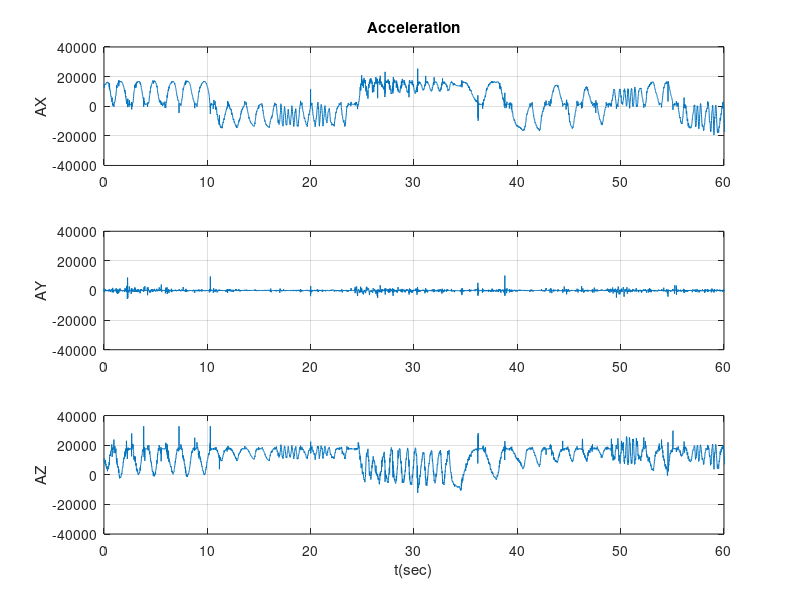
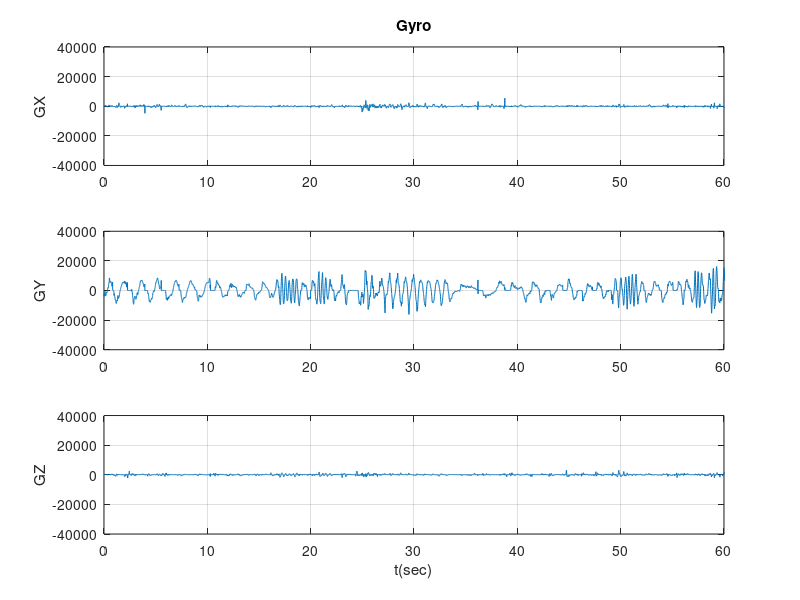
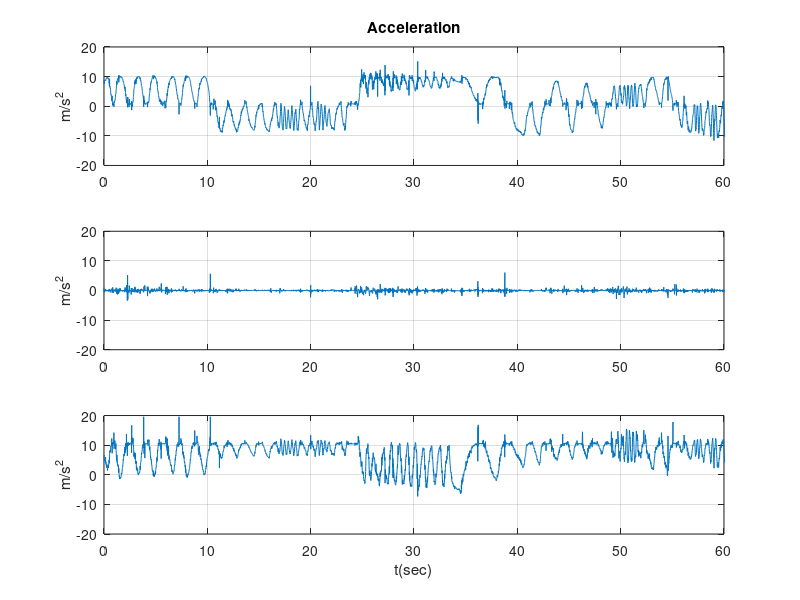
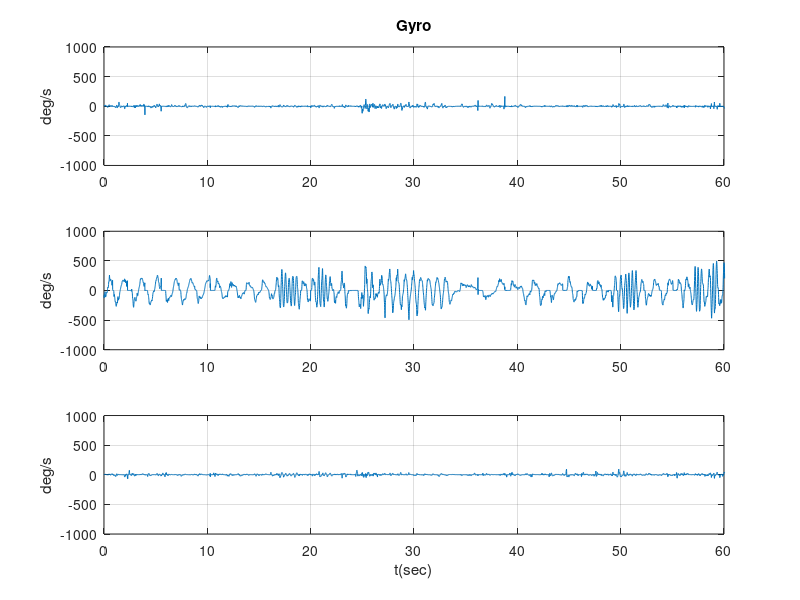

Here is the MATLAB script that generated these plots, in order: (Note: this script raises an error after producing the figures.)
clear;

load('SensData.mat');		% t, ax, ay, az, gx, gy, gz
% Acceleration Sensor Sensitivity: max 2G
% Gyro Sensor Sensitivity: max 1000 degree per sec


N = size(t, 1);
dt = t(2) - t(1);


figure(1);
subplot(311);
plot(t, ax);
grid on;
axis([0 60 -40000 40000]);
ylabel('AX');
title('Acceleration');

subplot(312);
plot(t, ay);
grid on;
axis([0 60 -40000 40000]);
ylabel('AY');

subplot(313);
plot(t, az);
grid on;
axis([0 60 -40000 40000]);
ylabel('AZ');
xlabel('t(sec)');


figure(2);
subplot(311);
plot(t, gx);
grid on;
axis([0 60 -40000 40000]);
ylabel('GX');
title('Gyro');

subplot(312);
plot(t, gy);
grid on;
axis([0 60 -40000 40000]);
ylabel('GY');

subplot(313);
plot(t, gz);
grid on;
axis([0 60 -40000 40000]);
ylabel('GZ');
xlabel('t(sec)');

%% 1 Scaling considering sensor sensitivity and word length(16 bits signed integer)


accel = 0.00059814453125;  % 2G / 2^15 
gyro = 0.030517578125;    % 1000 / 2^15 deg/s 기준

ax_s = zeros(N, 1);
ay_s = zeros(N, 1);
az_s = zeros(N, 1);
gx_s = zeros(N, 1);
gy_s = zeros(N, 1);
gz_s = zeros(N, 1);

for i = 1:N % loop for scaling
    ax_s(i) = ax(i) * accel;
    ay_s(i) = ay(i) * accel;
    az_s(i) = az(i) * accel;
    
    gx_s(i) = gx(i) * gyro;
    gy_s(i) = gy(i) * gyro;
    gz_s(i) = gz(i) * gyro;
end

figure(3);
subplot(311);
plot(t, ax_s);
grid on;
axis([0 60 -20 20]);
ylabel('m/s^2');
title('Acceleration');

subplot(312);
plot(t, ay_s);
grid on;
axis([0 60 -20 20]);
ylabel('m/s^2');

subplot(313);
plot(t, az_s);
grid on;
axis([0 60 -20 20]);
ylabel('m/s^2');
xlabel('t(sec)');


figure(4);
subplot(311);
plot(t, gx_s);
grid on;
axis([0 60 -1000 1000]);
ylabel('deg/s');
title('Gyro');

subplot(312);
plot(t, gy_s);
grid on;
axis([0 60 -1000 1000]);
ylabel('deg/s');

subplot(313);
plot(t, gz_s);
grid on;
axis([0 60 -1000 1000]);
ylabel('deg/s');
xlabel('t(sec)');

%% 2. Get angles from Acceleration Sensor and Gyro Sensor, respectively.

gy_theta = zeros(N, 1); % angle from Gyro y
gy_tmp = 0;
ac_theta = atan2(-ax, az) * (180/pi);
for i = 1:N
    gy_theta(i) = gy_tmp + gy_s(i) * dt; % deg
    gy_tmp = gy_theta(i);
end

% figure(5);
% subplot(211);
% plot(t, ac_theta);
% grid on;
% axis([0 60 -180 180]);
% ylabel('deg');
% title('Angle from Accel y');

% subplot(212);
% plot(t, gy_theta);
% grid on;
% axis([0 60 -180 180]);
% ylabel('deg');
% xlabel('t(sec)');
% title('Angle from gyro y');

%% 3 Sensor Fusion ( Complementary filter )

wc = 2 * 0.3 * pi;
hpf = tf([1 0], [1 wc]);
lpf = tf([0 wc], [1 wc]);
dhpf = c2d(hpf, dt, 'tustin');
dlpf = c2d(lpf, dt, 'tustin');

gyro_y = directFormI(hpf, gy_theta, dt, -50);
ac_y = directFormI(lpf, ac_theta, dt);

y = gyro_y + ac_y;

% figure(8);
% plot(t, y);
% grid on;
% axis([0 60 -180 180]);
% ylabel('deg');
% xlabel('t(sec)');
% title('Complementary Filter Angle');

ts_gyro = timeseries(gy_s, t);
ts_accel = timeseries(ac_theta, t); % for simulink


%% fft
% figure(9);
% Y = fft(ac_theta);
% T = dt;
% Fs = 1/T;
% L = N;
% P2 = abs(Y/L);
% P1 = P2(1:L/2+1);
% P1(2:end-1) = 2*P1(2:end-1);
% f = Fs*(0:(L/2))/L;
% semilogx(f, P1);
% xlabel('Frequency (Hz)');
% ylabel('|P1(f)|');
% title('Single-Sided Amplitude Spectrum of ac\_theta(t)');
% grid on;






